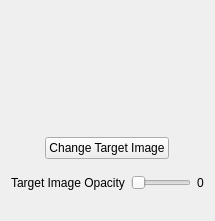
<?xml version="1.0" encoding="UTF-8"?>
<ui version="4.0">
 <class>ImageJobTargetImageWidget</class>
 <widget class="QWidget" name="ImageJobTargetImageWidget">
  <property name="geometry">
   <rect>
    <x>0</x>
    <y>0</y>
    <width>164</width>
    <height>221</height>
   </rect>
  </property>
  <property name="windowTitle">
   <string>Form</string>
  </property>
  <layout class="QVBoxLayout" name="verticalLayout">
   <item>
    <layout class="QVBoxLayout" name="verticalLayout_2">
     <item>
      <layout class="QHBoxLayout" name="horizontalLayout">
       <item>
        <widget class="QLabel" name="targetImageLabel">
         <property name="sizePolicy">
          <sizepolicy hsizetype="Fixed" vsizetype="Fixed">
           <horstretch>0</horstretch>
           <verstretch>0</verstretch>
          </sizepolicy>
         </property>
         <property name="minimumSize">
          <size>
           <width>120</width>
           <height>120</height>
          </size>
         </property>
         <property name="text">
          <string notr="true"/>
         </property>
         <property name="alignment">
          <set>Qt::AlignCenter</set>
         </property>
        </widget>
       </item>
      </layout>
     </item>
     <item>
      <layout class="QHBoxLayout" name="horizontalLayout_3">
       <item>
        <spacer name="horizontalSpacer_2">
         <property name="orientation">
          <enum>Qt::Horizontal</enum>
         </property>
         <property name="sizeHint" stdset="0">
          <size>
           <width>40</width>
           <height>20</height>
          </size>
         </property>
        </spacer>
       </item>
       <item>
        <widget class="QPushButton" name="pickTargetImageButton">
         <property name="text">
          <string>Change Target Image</string>
         </property>
        </widget>
       </item>
       <item>
        <spacer name="horizontalSpacer">
         <property name="orientation">
          <enum>Qt::Horizontal</enum>
         </property>
         <property name="sizeHint" stdset="0">
          <size>
           <width>40</width>
           <height>20</height>
          </size>
         </property>
        </spacer>
       </item>
      </layout>
     </item>
    </layout>
   </item>
   <item>
    <spacer name="verticalSpacer_2">
     <property name="orientation">
      <enum>Qt::Vertical</enum>
     </property>
     <property name="sizeType">
      <enum>QSizePolicy::Fixed</enum>
     </property>
     <property name="sizeHint" stdset="0">
      <size>
       <width>20</width>
       <height>10</height>
      </size>
     </property>
    </spacer>
   </item>
   <item>
    <layout class="QHBoxLayout" name="horizontalLayout_2">
     <item>
      <widget class="QLabel" name="targetImageOpacityLabel">
       <property name="text">
        <string>Target Image Opacity</string>
       </property>
      </widget>
     </item>
     <item>
      <widget class="QSlider" name="targetImageOpacitySlider">
       <property name="minimumSize">
        <size>
         <width>60</width>
         <height>0</height>
        </size>
       </property>
       <property name="maximum">
        <number>255</number>
       </property>
       <property name="orientation">
        <enum>Qt::Horizontal</enum>
       </property>
      </widget>
     </item>
     <item>
      <widget class="QLabel" name="targetImageOpacityValueLabel">
       <property name="text">
        <string notr="true">0</string>
       </property>
      </widget>
     </item>
    </layout>
   </item>
   <item>
    <spacer name="verticalSpacer">
     <property name="orientation">
      <enum>Qt::Vertical</enum>
     </property>
     <property name="sizeType">
      <enum>QSizePolicy::Expanding</enum>
     </property>
     <property name="sizeHint" stdset="0">
      <size>
       <width>20</width>
       <height>40</height>
      </size>
     </property>
    </spacer>
   </item>
  </layout>
 </widget>
 <resources/>
 <connections/>
</ui>
